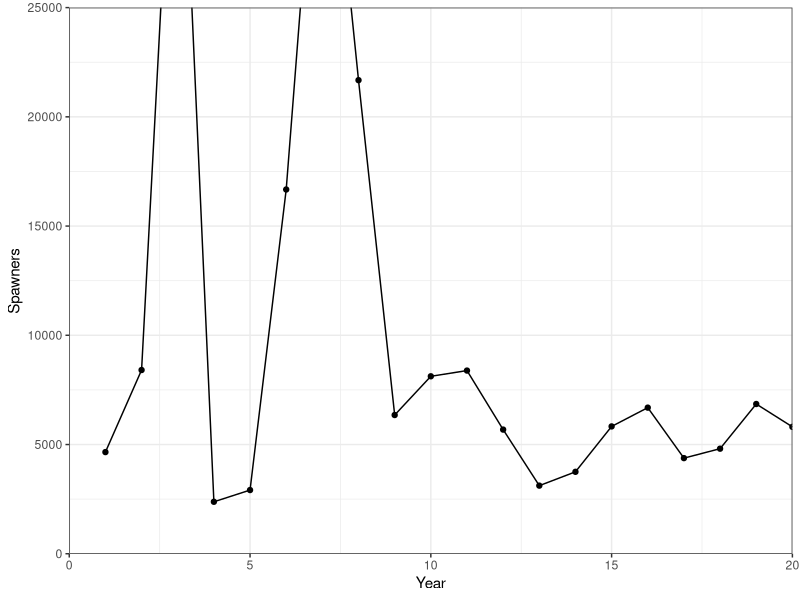
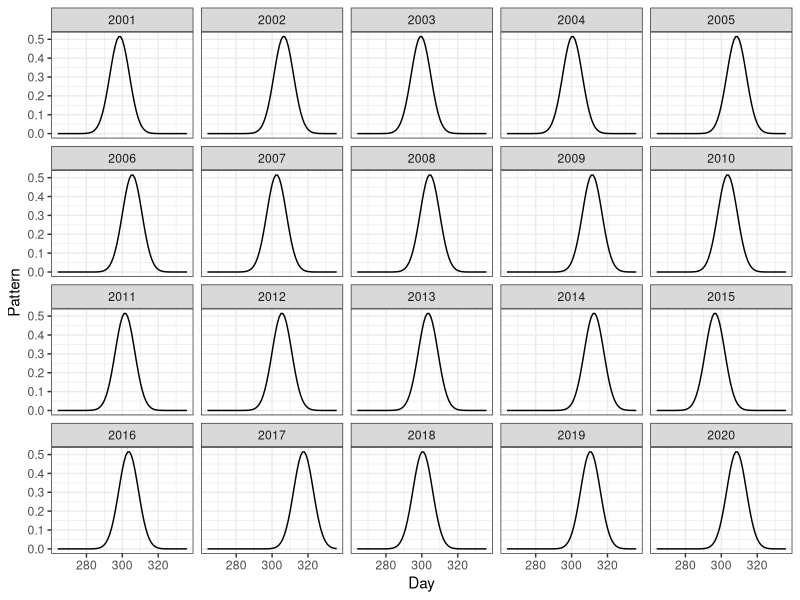
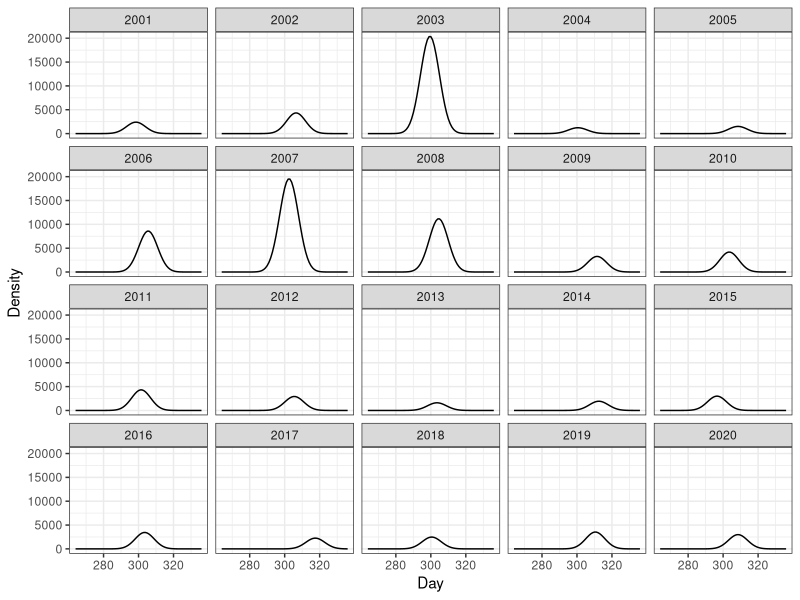
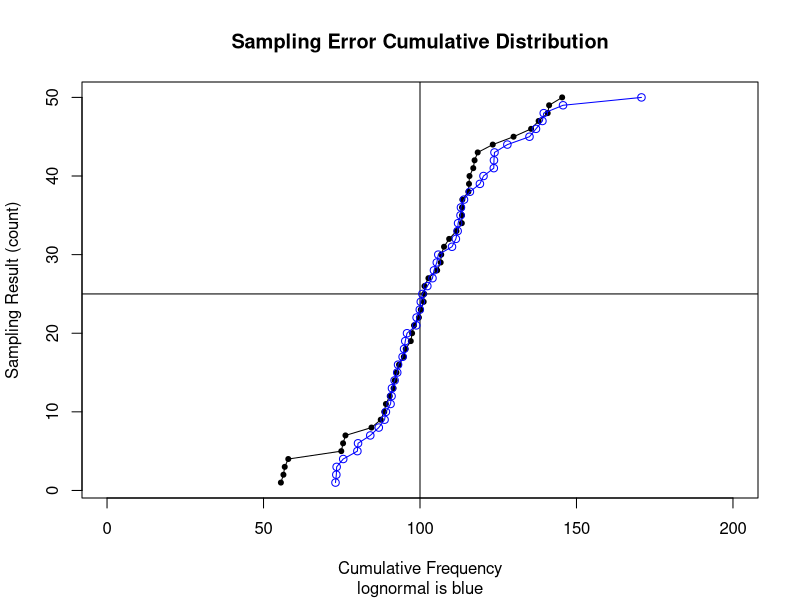
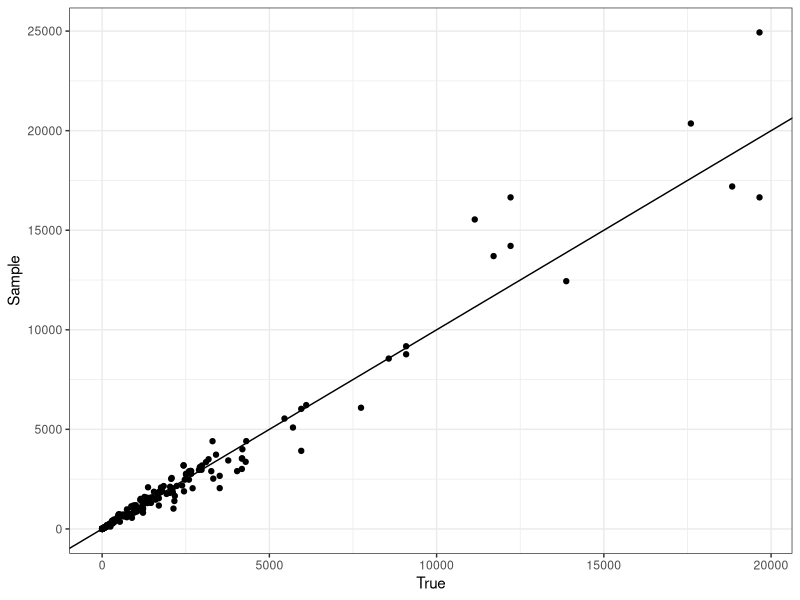
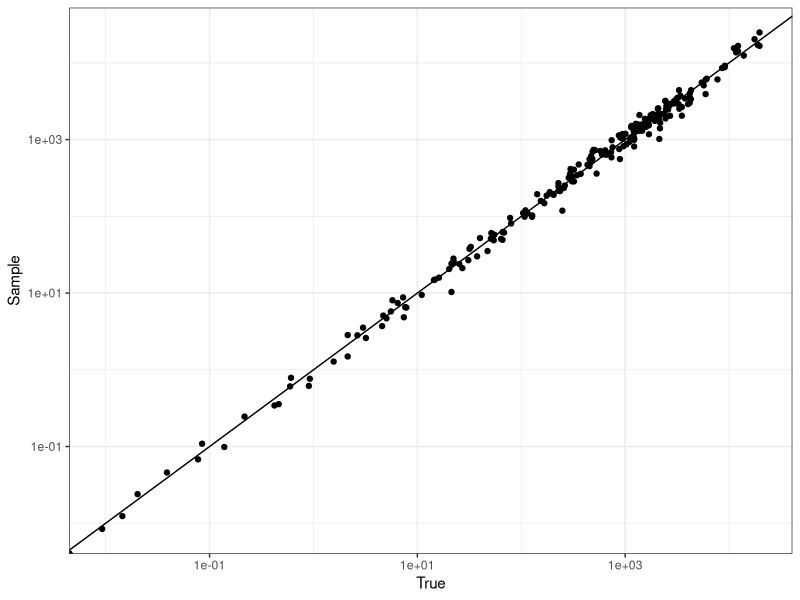
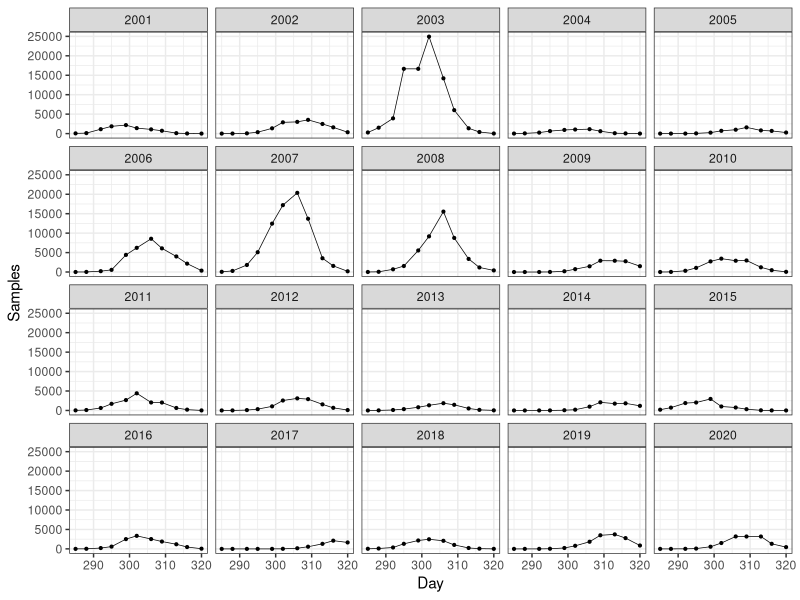

Write the R code that produced these figures, in order.
## ---- chunk 1
#| label: setup
#| echo: false
library (magrittr);library(ggplot2); library(knitr);
## ---- chunk 2
#| label: constants
n_years = 20
# juveniles per spawner, inverse of mean mortality.
prod=12.5 
# SAR uniform random,  1% to 15% survival
mort_min = 0.01; mort_max = 0.15  
# juveniles per spawner, inverse of mean mortality.
prod=12.5 
# to initialize A, mean and lognormal stdev, 
A_start_mu = 1e4; A_start_sigma = 1;  # mean and lognormal stdev, to initialize A.
# life history proportions. Constant to start with. No effect of ocean entry age.
hist_fresh = 0.8 # frac 1.x, so frac 2.x = (1-history_fresh)
hist_salt = c(0.2,0.6,0.2) # frac 1.1, 1.2, 1.3 of hist_fresh or hist_salt
# mean day of spawners entering spawning grounds over all years
mu_timing = 300  
# stdev of timing for each year
sigma_timing = 5
# spread in time spawners entering. constant. 95% within 4 sigma_entry  
sigma_entry = 7 
# residence time on spawning ground
residence = 7

cat("\n Constants", "\n n_years:", n_years, "  prod:", prod, 
    " \n mort_min:", mort_min, "  mort_max:", mort_max,
    "\n A_start_mu:",A_start_mu,  " A_start_sigma:",A_start_sigma,
    "\n hist_fresh:",hist_fresh, "  hist_salt:",hist_salt,
    "\n mu_timing:",mu_timing,  "  sigma_timing:", sigma_timing,
    "\n sigma_entry:",sigma_entry, 'residence:', residence,'\n')

# apply constants to 
mort = runif(n_years,mort_min,mort_max ) # SAR
timing= rnorm(n_years, mu_timing, sigma_timing) %>% round(0)
# spawning distribution. fixed all years.
# day range is 99.9% range (3 sigma) for timing plus 99.9%  rangefor entry
day_min = (mu_timing - 3*sigma_timing) - 3*sigma_entry
day_max = (mu_timing + 3*sigma_timing) +  3*sigma_entry
n_days = 1+day_max-day_min
# starting abundance of spawners
A = numeric(n_years)
A[1:4] = rlnorm(4, log(A_start_mu), A_start_sigma) %>% round(0) # start for sim
cat("\n Patterns from constants", 
    '\n day_min:', day_min, '  day_max:', day_max, '  n_days:',n_days, 
    '\n mort: \n', round(mort,3),
    '\n timing: \n', timing, 
    '\n A: \n', A, '\n') 
## ---- chunk 3
#| label: pop_dyn
# a function to generate spawner abund each year.
Pop_dyn = function(spawners, hist_fresh, hist_salt, prod, mort){
# A is population abundance. NA after year 4. 
# this function calcs returns from spawners for an additional 3 years. 
    # if 20 years of spawners, year 17 is last addition to year via returns age 1.1 
    # but year 17 calculations produce returns age 2.3 for year 23. 
# truncate before return    
    n_years= length(spawners)
    A = numeric(n_years+3) 
# transfer starting values for spawners
    A[1:4]= spawners [1:4] 
# A[4] is increased by returns 1.1 from spawners[1]
# if n_year = 20, last spawners useful is year 17
    for (y in 1:(n_years-3)) {  
        juv=A[y]*prod 
# apportion to freshwater duration, one or two years
# assign mortality according to ocean entry year
        age_1x = juv *    hist_fresh  * mort[y+2]
        age_2x = juv * (1-hist_fresh) * mort[y+3]
# apportion to saltwater duration, one, two, or three years
    # age_11 = age_1x * hist_salt[1]
    # age_12 = age_1x * hist_salt[2]
    # age_13 = age_1x * hist_salt[3]
    # age_21 = age_2x * hist_salt[1]
    # age_22 = age_2x * hist_salt[2]
    # age_23 = age_2x * hist_salt[3]
        A[y+3] %<>% + (age_1x * hist_salt[1])  # age_11  
        A[y+4] %<>% + (age_1x * hist_salt[2] + age_2x * hist_salt[1])  # 1.2 + 2.1
        A[y+5] %<>% + (age_1x * hist_salt[3] + age_2x * hist_salt[2])  # 1.3 + 2.2
        A[y+6] %<>% + (age_2x * hist_salt[3])  # age_23
    }
    return(A[1:n_years]) # truncated
}
## ---- chunk 4
#| label: test_pop_dyn
A1 = Pop_dyn(A, hist_fresh, hist_salt, prod, mort)
plot_dat= data.frame(Year=1:n_years, Spawners = A1)
ggplot(data=plot_dat, aes(Year, Spawners)) + theme_bw()+
    coord_cartesian(xlim=c(0,20), ylim=c(0,25000), expand=FALSE) +
    geom_line() + geom_point()

## ---- chunk 5
#| label: entry
# solar days across all spawning all years.
days = day_min:day_max  
# result will be a matrix of spawner density rows years, cols are days
density = matrix(nrow=n_years, ncol=n_days)
for (year in 1:n_years){
# mean entry day this year is timing[year]
    density[year, ] = pnorm(days, timing[year], sigma_timing) 
    density[year,(residence+1):n_days]  = density[year,(residence+1):n_days] -
        density[year, 1:(n_days-residence) ] 
}
density[ density < 1e-6] = 0
## ---- chunk 6
#| label: spawner_timing
plot_dat = data.frame(              # n_days*n_years = rows
    Year = rep(2001:2020, each=n_days),
    Day = rep(day_min:day_max, times=n_years),
    Pattern = density %>% t %>% as.vector,  # t is transpose. '*'() is multiply_by
    Density = density %>% '*'(A1) %>% t %>% as.vector  # A is spawner abundance
)
ggplot(plot_dat, aes(Day, Pattern)) + theme_bw() +
    geom_line() + 
    facet_wrap(Year~.) 

ggplot(plot_dat, aes(Day, Density)) + theme_bw() +
    geom_line() + 
    facet_wrap(Year~.) 
## ---- chunk 7
#| label: gen_obs
start_sampling = 285  # about 2 weeks before average mean entry? 
# sampling Monday (start) and Thursday, 5 weeks, 11 obs. affordable? 
sampl_sched= c(3,4) %>% rep(5) %>% cumsum %>% c(0,.)  # 0,3,7,10,14,17,.
obs_days = start_sampling + sampl_sched
cat('obs_days:', obs_days, '\n')
   #  285 288 292 295 299 302 306 309 313 316 320. 
# first simulated spawner density is column obs is start_sampling-day_min
obs_sim= (start_sampling-day_min)+ sampl_sched
cat('obs_sim:', obs_sim, '\n')
# select obs_sim columns from density * abundance
obs_true = density %>% '*'(A1) %>% '['(,obs_sim) # '['(,x) is extract, like a[,x]
rownames(obs_true) <- 2001:2020; colnames(obs_true) <-obs_days;
kable(obs_true, digits=0)
 
## ---- chunk 8
#| label: sample_example
x=100;  # true abundance
sampl_err = 0.2 #percent
n_samples=50
half_n = floor(n_samples/2)
bln = rlnorm(n_samples, log(x),sampl_err) %>% sort  # lognormal samples
b = x * rnorm(n_samples,1,     sampl_err) %>% sort  # percent error samples
cat(' min, med, max:\n lognormal error:', round(bln[c(1, half_n, n_samples)],1),
    '\n percent   error:', round(b[c(1,half_n,n_samples)],1),'\n') 
plot(I(1:n_samples) ~ b, pch=20, type='o',xlim=c(0,x*2),
     main = "Sampling Error Cumulative Distribution", sub='lognormal is blue',
     xlab = 'Cumulative Frequency',
     ylab = 'Sampling Result (count)')
abline(v=x, h=half_n)
lines(I(1:n_samples) ~ bln, col='blue') 
points(I(1:n_samples) ~ bln, col='blue')

## ---- chunk 9
#| label: samples
#| warning: false
sigma_obs = 0.20
obs_sampl = obs_true *rnorm(obs_true,1,sampl_err) %>% 
    matrix(ncol= length(sampl_sched), nrow= n_years)
rownames(obs_sampl) <- 2001:2020; colnames(obs_sampl) <-obs_days;
kable(obs_sampl, digits=0)
plot_dat = data.frame (True = as.vector (obs_true), Sample =as.vector (obs_sampl))
ggplot(plot_dat,aes(True, Sample)) + theme_bw() +
    geom_point() + geom_abline(slope=1, intercept = 0)
ggplot(plot_dat,aes(True, Sample)) + theme_bw() +
    scale_x_log10() +   scale_y_log10() +
    geom_point() + geom_abline(slope=1, intercept = 0)
# time series of sample for each year
# obs_days is days sampled from density, same days each year
plot_dat = data.frame(
    Year = rep(2000+c(1:n_years), each=dim(obs_sampl)[2]),
    Day = rep(obs_days, times=n_years),
    Samples = obs_sampl %>% t %>% as.vector ) 
ggplot(plot_dat, aes(Day, Samples)) + theme_bw() +
    geom_line(linewidth=0.25) + geom_point(size=0.75) +  # size is millimetres?
    facet_wrap(Year~.) 
